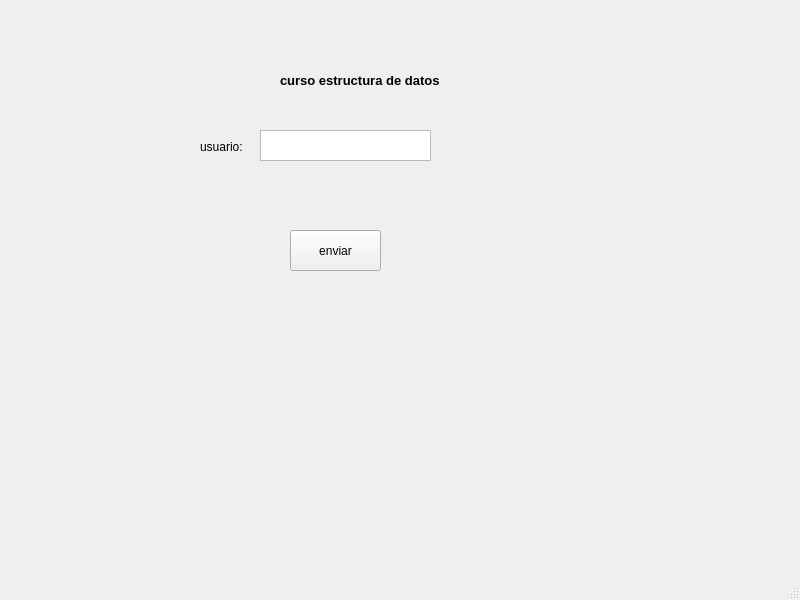
<?xml version="1.0" encoding="UTF-8"?>
<ui version="4.0">
 <class>MainWindow</class>
 <widget class="QMainWindow" name="MainWindow">
  <property name="geometry">
   <rect>
    <x>0</x>
    <y>0</y>
    <width>800</width>
    <height>600</height>
   </rect>
  </property>
  <property name="windowTitle">
   <string>MainWindow</string>
  </property>
  <widget class="QWidget" name="centralwidget">
   <widget class="QLabel" name="label">
    <property name="geometry">
     <rect>
      <x>280</x>
      <y>60</y>
      <width>181</width>
      <height>41</height>
     </rect>
    </property>
    <property name="font">
     <font>
      <pointsize>10</pointsize>
      <weight>75</weight>
      <bold>true</bold>
     </font>
    </property>
    <property name="text">
     <string>curso estructura de datos</string>
    </property>
   </widget>
   <widget class="QPushButton" name="pushButton">
    <property name="geometry">
     <rect>
      <x>290</x>
      <y>230</y>
      <width>91</width>
      <height>41</height>
     </rect>
    </property>
    <property name="text">
     <string>enviar</string>
    </property>
   </widget>
   <widget class="QLabel" name="label_2">
    <property name="geometry">
     <rect>
      <x>200</x>
      <y>140</y>
      <width>47</width>
      <height>13</height>
     </rect>
    </property>
    <property name="font">
     <font>
      <pointsize>9</pointsize>
     </font>
    </property>
    <property name="text">
     <string>usuario:</string>
    </property>
   </widget>
   <widget class="QTextEdit" name="textEdit">
    <property name="geometry">
     <rect>
      <x>260</x>
      <y>130</y>
      <width>171</width>
      <height>31</height>
     </rect>
    </property>
   </widget>
  </widget>
  <widget class="QMenuBar" name="menubar">
   <property name="geometry">
    <rect>
     <x>0</x>
     <y>0</y>
     <width>800</width>
     <height>21</height>
    </rect>
   </property>
  </widget>
  <widget class="QStatusBar" name="statusbar"/>
 </widget>
 <resources/>
 <connections/>
</ui>
